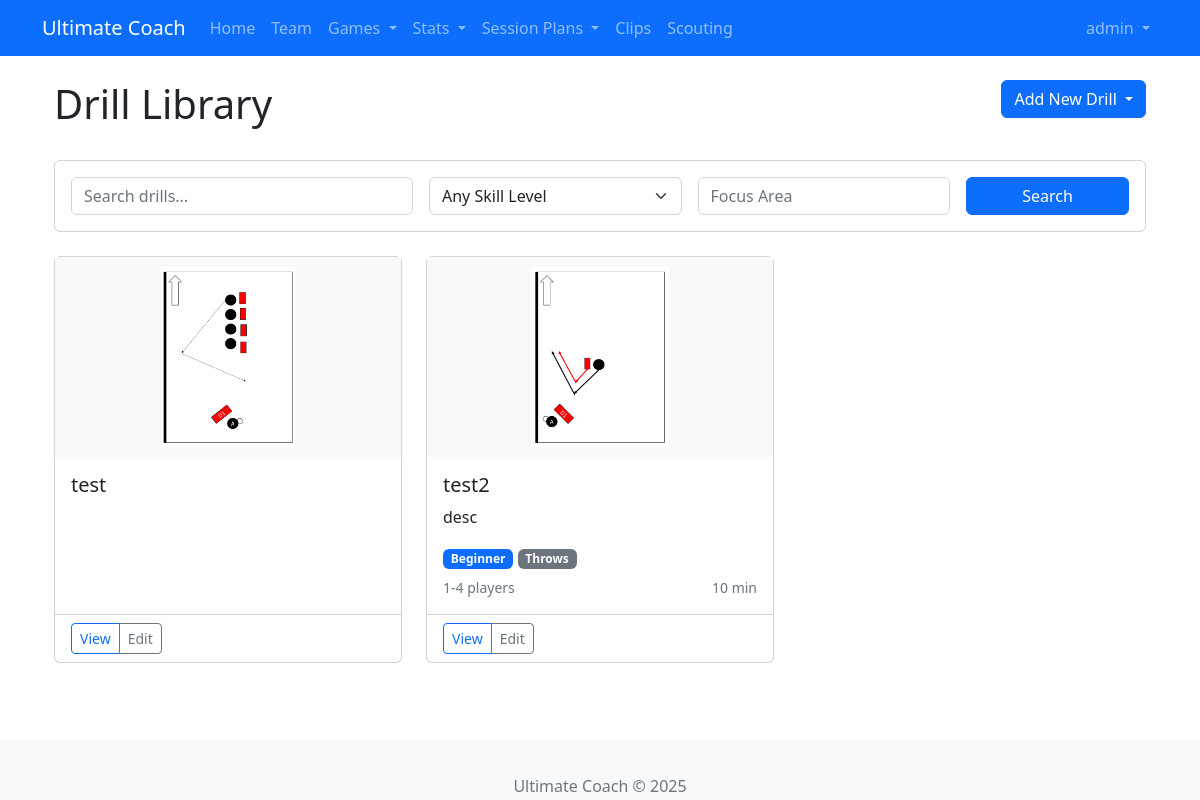
Screenshot of /sessions/drills (signed in) with the database file from the repository.
### app/models/user.py (models this page shows, shortened)
class User(UserMixin, db.Model):
    id = db.Column(db.Integer, primary_key=True)
    username = db.Column(db.String(64), unique=True, nullable=False)
    email = db.Column(db.String(120), unique=True, nullable=False)
    password_hash = db.Column(db.String(128))
    role = db.Column(db.String(20), default='user')  # Add this line
    is_admin = db.Column(db.Boolean, default=False)
    created_at = db.Column(db.DateTime, default=datetime.utcnow)
    created_drills = db.relationship('SavedDrill', backref='creator', lazy='dynamic')
    player_profile = db.relationship('Player', back_populates='user_account', uselist=False)

### app/models/drill.py (models this page shows, shortened)
class SavedDrill(db.Model):
    id = db.Column(db.Integer, primary_key=True)
    title = db.Column(db.String(100), nullable=False)
    description = db.Column(db.Text, nullable=True)
    setup_instructions = db.Column(db.Text, nullable=True)
    recommended_duration = db.Column(db.Integer, nullable=True)
    min_players = db.Column(db.Integer, nullable=True)
    max_players = db.Column(db.Integer, nullable=True)
    skill_level = db.Column(db.String(20), nullable=True)
    focus_area = db.Column(db.String(100), nullable=True)
    equipment_needed = db.Column(db.String(200), nullable=True)
    diagram_url = db.Column(db.String(200), nullable=True)
    video_url = db.Column(db.String(200), nullable=True)
    has_visual_diagram = db.Column(db.Boolean, default=False)
    is_public = db.Column(db.Boolean, default=False)
    created_by = db.Column(db.Integer, db.ForeignKey('user.id'))
    created_at = db.Column(db.DateTime, default=datetime.utcnow)
    updated_at = db.Column(db.DateTime, default=datetime.utcnow, onupdate=datetime.utcnow)
    components = db.relationship('SessionComponent', back_populates='saved_drill', lazy='dynamic')

### app/routes/session.py (the view)
@bp.route('/drills')
@login_required
def drills():
    drills = SavedDrill.query.order_by(SavedDrill.title).all()
    return render_template('session/drills/list.html', drills=drills)

### app/models/user.py (called while the page is built)
@login.user_loader
def load_user(id):
    return User.query.get(int(id))

### app/routes/session.py (called while the page is built)
@bp.before_request
def before_request():
    if 'static' in request.path:
        current_app.logger.debug(f"Static file request: {request.path}")

### app/templates/session/drills/list.html (shortened to what this page needs)
{% extends "base.html" %}
{% block content %}
<div class="container">
    <div class="row mb-4">
        <div class="col-md-8">
            <h1>Drill Library</h1>
        </div>
        <div class="col-md-4 text-end">
            <div class="btn-group">
                <button class="btn btn-primary dropdown-toggle" type="button" data-bs-toggle="dropdown">
                    Add New Drill
                </button>
            </div>
        </div>
    </div>
    <div class="row mb-4">
        <div class="col-12">
            <div class="card">
                <div class="card-body">
                    <form method="get" class="row g-3">
                        <div class="col-md-4">
                            <input type="text" class="form-control" name="q" placeholder="Search drills..."
                                   value="{{ request.args.get('q', '') }}">
                        </div>
                        <div class="col-md-3">
                            <select class="form-select" name="skill_level">
                                <option value="">Any Skill Level</option>
                            </select>
                        </div>
                        <div class="col-md-3">
                            <input type="text" class="form-control" name="focus_area"
                                   placeholder="Focus Area" value="{{ request.args.get('focus_area', '') }}">
                        </div>
                        <div class="col-md-2">
                            <button type="submit" class="btn btn-primary w-100">Search</button>
                        </div>
                    </form>
                </div>
            </div>
        </div>
    </div>
    <div class="row row-cols-1 row-cols-md-2 row-cols-lg-3 g-4">
        {% for drill in drills %}
        <div class="col">
            <div class="card h-100">
                {% if drill.diagram_url %}
                    {% if drill.diagram_url.startswith('http') %}
                        <div class="drill-image-container">
                            <img src="{{ drill.diagram_url }}" class="card-img-top drill-image" alt="{{ drill.title }}">
                        </div>
                    {% else %}
                        <div class="drill-image-container">
                            <img src="{{ url_for('static', filename='images/drills/' + drill.diagram_url) }}"
                                 class="card-img-top drill-image" alt="{{ drill.title }}">
                        </div>
                    {% endif %}
                {% else %}
                    <div class="card-img-top bg-light d-flex align-items-center justify-content-center"
                         style="height: 200px;">
                        <i class="fas fa-running fa-3x text-muted"></i>
                    </div>
                {% endif %}
                <div class="card-body">
                    <h5 class="card-title">{{ drill.title }}</h5>
                    {% if drill.description %}
                    <p class="card-text">{{ drill.description|truncate(100) }}</p>
                    {% endif %}
                    <div class="mb-2">
                        {% if drill.skill_level %}
                        <span class="badge bg-primary">{{ drill.skill_level|capitalize }}</span>
                        {% endif %}
                        {% if drill.focus_area %}
                        <span class="badge bg-secondary">{{ drill.focus_area }}</span>
                        {% endif %}
                    </div>
                    <div class="d-flex justify-content-between align-items-center">
                        <small class="text-muted">
                            {% if drill.min_players and drill.max_players %}
                                {{ drill.min_players }}-{{ drill.max_players }} players
                            {% elif drill.min_players %}
                                {{ drill.min_players }}+ players
                            {% elif drill.max_players %}
                                Up to {{ drill.max_players }} players
                            {% endif %}
                        </small>
                        {% if drill.recommended_duration %}
                        <small class="text-muted">{{ drill.recommended_duration }} min</small>
                        {% endif %}
                    </div>
                </div>
                <div class="card-footer bg-transparent">
                    <div class="btn-group w-100">
                        {% if drill.has_visual_diagram %}
                        <div class="btn-group">
                            <a href="{{ url_for('session.drill_viewer', drill_id=drill.id) }}"
                               class="btn btn-sm btn-outline-primary">View</a>
                            <a href="{{ url_for('session.drill_editor', drill_id=drill.id) }}"
                               class="btn btn-sm btn-outline-success">Edit Diagram</a>
                        </div>
                        {% else %}
                        <div class="btn-group">
                            <a href="{{ url_for('session.drill_detail', drill_id=drill.id) }}"
                               class="btn btn-sm btn-outline-primary">View</a>
                            <a href="{{ url_for('session.edit_drill', drill_id=drill.id) }}"
                               class="btn btn-sm btn-outline-secondary">Edit</a>
                        </div>
                        {% endif %}
                    </div>
                </div>
            </div>
        </div>
        {% else %}
        <div class="col-12">
            <div class="alert alert-info">
                No drills found. <a href="{{ url_for('session.add_drill') }}">Add your first drill</a>
            </div>
        </div>
        {% endfor %}
    </div>
</div>
{% endblock %}

### app/templates/base.html (shortened to what this page needs)
<!DOCTYPE html>
<html lang="en">
<head>
    <link rel="stylesheet" href="https://cdn.jsdelivr.net/npm/bootstrap@5.2.3/dist/css/bootstrap.min.css">
    <link rel="stylesheet" href="https://cdn.jsdelivr.net/npm/bootstrap-icons@1.10.5/font/bootstrap-icons.css">
    <link rel="stylesheet" href="{{ url_for('static', filename='css/main.css') }}">
</head>
<body>
    <nav class="navbar navbar-expand-lg navbar-dark bg-primary">
        <div class="container">
            <a class="navbar-brand" href="{{ url_for('main.index') }}">Ultimate Coach</a>
            <div class="collapse navbar-collapse" id="navbarNav">
                <ul class="navbar-nav me-auto">
                    <li class="nav-item">
                        <a class="nav-link" href="{{ url_for('main.index') }}"
                           data-bs-toggle="tooltip" data-bs-placement="bottom"
                           title="Return to homepage">Home</a>
                    </li>
                    <li class="nav-item">
                        <a class="nav-link" href="{{ url_for('team.index') }}"
                           data-bs-toggle="tooltip" data-bs-placement="bottom"
                           title="Manage team roster">Team</a>
                    </li>
                    <li class="nav-item dropdown">
                        <a class="nav-link dropdown-toggle" href="#" id="gamesDropdown"
                           role="button" data-bs-toggle="dropdown" aria-expanded="false"
                           data-bs-toggle="tooltip" data-bs-placement="bottom"
                           title="Manage games and tournaments">
                            Games
                        </a>
                    </li>
                    <li class="nav-item dropdown">
                        <a class="nav-link dropdown-toggle" href="#" id="statsDropdown"
                           role="button" data-bs-toggle="dropdown" aria-expanded="false"
                           data-bs-toggle="tooltip" data-bs-placement="bottom"
                           title="View comprehensive statistics and analytics">
                            Stats
                        </a>
                    </li>
                    <li class="nav-item dropdown">
                        <a class="nav-link dropdown-toggle" href="#" role="button" data-bs-toggle="dropdown">
                            Session Plans
                        </a>
                    </li>
                    <li class="nav-item">
                        <a class="nav-link" href="{{ url_for('clip.index') }}"
                           data-bs-toggle="tooltip" data-bs-placement="bottom"
                           title="Manage video clips">Clips</a>
                    </li>
                    <li class="nav-item">
                        <a class="nav-link" href="{{ url_for('scouting.index') }}"
                           data-bs-toggle="tooltip" data-bs-placement="bottom"
                           title="View scouting reports">Scouting</a>
                    </li>
                </ul>
                {% if current_user.is_authenticated %}
                <ul class="navbar-nav">
                    <li class="nav-item dropdown">
                        <a class="nav-link dropdown-toggle" href="#" id="userDropdown"
                           role="button" data-bs-toggle="dropdown" aria-expanded="false">
                            {{ current_user.username }}
                        </a>
                    </li>
                </ul>
                {% endif %}
            </div>
        </div>
    </nav>
    <div class="container mt-4">
        {% block content %}{% endblock %}
    </div>
    <footer class="footer mt-5 py-3 bg-light">
        <div class="container text-center">
            <span class="text-muted">Ultimate Coach &copy; 2025</span>
        </div>
    </footer>
</body>
</html>

### app/static/css/main.css (style rules this page uses)
body { padding-bottom: 60px; }
.footer { position: fixed; bottom: 0; width: 100%; height: 60px; line-height: 60px; background-color: #f5f5f5; }

### app/templates/session/drills/list.html (style rules this page uses)
.drill-image-container { height: 200px; width: 100%; overflow: hidden; position: relative; background-color: #f8f9fa; }
.drill-image { width: 100%; height: 100%; object-fit: contain; position: absolute; top: 0; left: 0; padding: 10px; }

### rows the page displays
User: username "admin"
SavedDrill: diagram_url+title (picture), title "test"
SavedDrill: diagram_url (picture), title "test2", description "desc", skill_level "Beginner", focus_area "Throws", min_players "1", max_players "4", recommended_duration "10"
